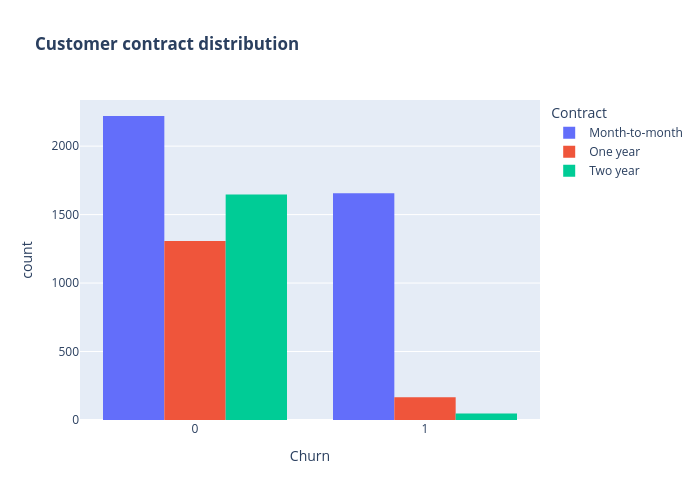

The code cell stored with this chart in its notebook:
### Code cell
fig = px.histogram(data_set, x="Churn", color = "Contract", barmode = "group", title = "<b>Customer contract distribution<b>")
fig.update_layout(width=700, height=500, bargap=0.2)
fig.show()

### Figure 1 — Plotly figure (JSON) as saved in the notebook; plotly's stock layout.template omitted (floating-point values rounded to 4 significant figures; data arrays with more than 128 entries replaced by an {"elided": "..."} marker saying what was removed)
{"data": [{"alignmentgroup": "True", "bingroup": "x", "hovertemplate": "Contract=Month-to-month<br>Churn=%{x}<br>count=%{y}<extra></extra>", "legendgroup": "Month-to-month", "marker": {"color": "#636efa", "pattern": {"shape": ""}}, "name": "Month-to-month", "offsetgroup": "Month-to-month", "orientation": "v", "showlegend": true, "type": "histogram", "x": {"elided": "3875 int values"}, "xaxis": "x", "yaxis": "y"}, {"alignmentgroup": "True", "bingroup": "x", "hovertemplate": "Contract=One year<br>Churn=%{x}<br>count=%{y}<extra></extra>", "legendgroup": "One year", "marker": {"color": "#EF553B", "pattern": {"shape": ""}}, "name": "One year", "offsetgroup": "One year", "orientation": "v", "showlegend": true, "type": "histogram", "x": {"elided": "1473 int values"}, "xaxis": "x", "yaxis": "y"}, {"alignmentgroup": "True", "bingroup": "x", "hovertemplate": "Contract=Two year<br>Churn=%{x}<br>count=%{y}<extra></extra>", "legendgroup": "Two year", "marker": {"color": "#00cc96", "pattern": {"shape": ""}}, "name": "Two year", "offsetgroup": "Two year", "orientation": "v", "showlegend": true, "type": "histogram", "x": {"elided": "1695 int values"}, "xaxis": "x", "yaxis": "y"}], "layout": {"bargap": 0.2, "barmode": "group", "height": 500, "legend": {"title": {"text": "Contract"}, "tracegroupgap": 0}, "title": {"text": "<b>Customer contract distribution<b>"}, "width": 700, "xaxis": {"anchor": "y", "domain": [0, 1], "title": {"text": "Churn"}}, "yaxis": {"anchor": "x", "domain": [0, 1], "title": {"text": "count"}}}}
